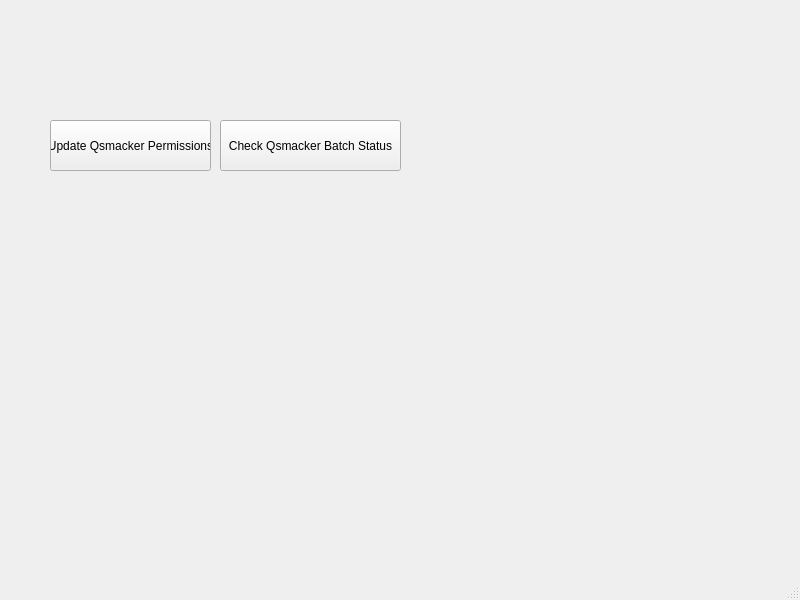
<?xml version="1.0" encoding="UTF-8"?>
<ui version="4.0">
 <class>MainWindow</class>
 <widget class="QMainWindow" name="MainWindow">
  <property name="geometry">
   <rect>
    <x>0</x>
    <y>0</y>
    <width>800</width>
    <height>600</height>
   </rect>
  </property>
  <property name="windowTitle">
   <string>MainWindow</string>
  </property>
  <widget class="QWidget" name="centralwidget">
   <widget class="QPushButton" name="pushButton">
    <property name="geometry">
     <rect>
      <x>50</x>
      <y>120</y>
      <width>161</width>
      <height>51</height>
     </rect>
    </property>
    <property name="text">
     <string>Update Qsmacker Permissions</string>
    </property>
   </widget>
   <widget class="QPushButton" name="pushButton_2">
    <property name="geometry">
     <rect>
      <x>220</x>
      <y>120</y>
      <width>181</width>
      <height>51</height>
     </rect>
    </property>
    <property name="text">
     <string>Check Qsmacker Batch Status</string>
    </property>
   </widget>
  </widget>
  <widget class="QMenuBar" name="menubar">
   <property name="geometry">
    <rect>
     <x>0</x>
     <y>0</y>
     <width>800</width>
     <height>21</height>
    </rect>
   </property>
  </widget>
  <widget class="QStatusBar" name="statusbar"/>
 </widget>
 <resources/>
 <connections/>
</ui>
